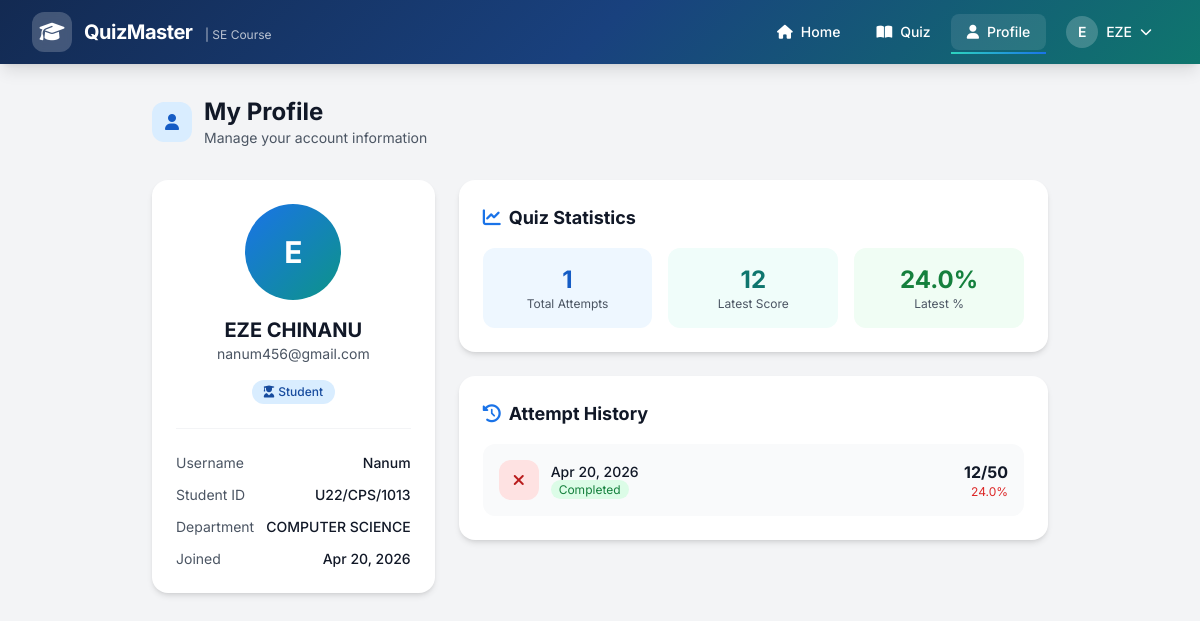
Screenshot of /accounts/profile/ (signed in) with the database file from the repository.
### accounts/models.py (models this page shows, shortened)
class UserProfile(models.Model):
    user = models.OneToOneField(User, on_delete=models.CASCADE, related_name='profile')
    student_id = models.CharField(max_length=20, blank=True, null=True, unique=True)
    department = models.CharField(max_length=100, blank=True, null=True)
    is_lecturer = models.BooleanField(default=False)
    created_at = models.DateTimeField(auto_now_add=True)
    updated_at = models.DateTimeField(auto_now=True)
    class Meta:
        ordering = ['user__last_name', 'user__first_name']

### quiz/models.py (models this page shows, shortened)
class QuizAttempt(models.Model):
    STATUS_CHOICES = [
        ('in_progress', 'In Progress'),
        ('completed', 'Completed'),
        ('timed_out', 'Timed Out'),
    ]
    user = models.ForeignKey(User, on_delete=models.CASCADE, related_name='quiz_attempts')
    course = models.ForeignKey(Course, on_delete=models.CASCADE, related_name='attempts')
    started_at = models.DateTimeField(auto_now_add=True)
    completed_at = models.DateTimeField(null=True, blank=True)
    score = models.PositiveIntegerField(null=True, blank=True)
    total_questions = models.PositiveIntegerField(default=50)
    status = models.CharField(max_length=20, choices=STATUS_CHOICES, default='in_progress')
    question_order = models.JSONField(default=list, help_text="Shuffled question IDs")
    option_mapping = models.JSONField(default=dict, help_text="Shuffled option mappings per question")
    time_remaining = models.PositiveIntegerField(null=True, blank=True, help_text="Time remaining in seconds")
    class Meta:
        ordering = ['-started_at']
        unique_together = ['user', 'course', 'status']
    def get_percentage(self):
        if self.score is None or self.total_questions == 0:
            return 0
        return round((self.score / self.total_questions) * 100, 2)
    def is_passed(self):
        try:
            settings = self.course.settings
            return self.score is not None and self.score >= settings.passing_score
        except QuizSettings.DoesNotExist:
            return self.score is not None and self.score >= 25

class QuizSettings(models.Model):
    course = models.OneToOneField(Course, on_delete=models.CASCADE, related_name='settings')
    title = models.CharField(max_length=200, default="Software Engineering Quiz")
    duration_minutes = models.PositiveIntegerField(default=60, help_text="Quiz duration in minutes")
    total_questions = models.PositiveIntegerField(default=50)
    passing_score = models.PositiveIntegerField(default=25, help_text="Minimum score to pass")
    results_release_time = models.DateTimeField(null=True, blank=True, help_text="When to release results")
    shuffle_questions = models.BooleanField(default=True, help_text="Randomize question order")
    shuffle_options = models.BooleanField(default=True, help_text="Randomize option order")
    allow_multiple_attempts = models.BooleanField(default=False)
    is_active = models.BooleanField(default=True)
    created_at = models.DateTimeField(auto_now_add=True)
    updated_at = models.DateTimeField(auto_now=True)
    class Meta:
        verbose_name_plural = 'Quiz Settings'

### accounts/views.py (the view)
# urls.py: path('profile/', views.profile_view, name='profile'),
@login_required
def profile_view(request):
    user = request.user
    attempts = user.quiz_attempts.all()
    context = {
        'user': user,
        'profile': user.profile,
        'attempts': attempts,
        'total_attempts': attempts.count(),
    }
    return render(request, 'accounts/profile.html', context)

### templates/accounts/profile.html (shortened to what this page needs)
{% extends 'base.html' %}
{% block content %}
<section class="py-8 px-4 bg-gray-100 min-h-screen">
    <div class="max-w-4xl mx-auto">
        <div class="mb-8 ">
            <div class="flex items-center space-x-3 mb-2">
                <div class="w-10 h-10 bg-primary-100 rounded-xl flex items-center justify-center">
                    <i class="fas fa-user text-primary-700"></i>
                </div>
                <div>
                    <h1 class="text-2xl font-bold text-gray-900">My Profile</h1>
                    <p class="text-gray-600 text-sm">Manage your account information</p>
                </div>
            </div>
        </div>
        <div class="grid lg:grid-cols-3 gap-6">
            <div class="lg:col-span-1">
                <div class="bg-white rounded-2xl shadow-md p-6 text-center ">
                    <div class="w-24 h-24 bg-gradient-to-br from-primary-600 to-accent-600 rounded-full flex items-center justify-center mx-auto mb-4">
                        <span class="text-3xl font-bold text-white">{{ user.first_name|first|default:user.username|first|upper }}</span>
                    </div>
                    <h2 class="text-xl font-bold text-gray-900">{{ user.get_full_name|default:user.username }}</h2>
                    <p class="text-gray-600 text-sm">{{ user.email }}</p>
                    <div class="mt-4 inline-flex items-center px-3 py-1 bg-primary-100 text-primary-800 rounded-full text-xs font-medium">
                        <i class="fas fa-user-graduate mr-1"></i>
                        {% if profile.is_lecturer %}Lecturer{% else %}Student{% endif %}
                    </div>
                    <div class="mt-6 pt-6 border-t border-gray-100 text-left space-y-3">
                        <div class="flex justify-between text-sm">
                            <span class="text-gray-600">Username</span>
                            <span class="font-medium text-gray-900">{{ user.username }}</span>
                        </div>
                        {% if profile.student_id %}
                            <div class="flex justify-between text-sm">
                                <span class="text-gray-600">Student ID</span>
                                <span class="font-medium text-gray-900">{{ profile.student_id }}</span>
                            </div>
                        {% endif %}
                        {% if profile.department %}
                            <div class="flex justify-between text-sm">
                                <span class="text-gray-600">Department</span>
                                <span class="font-medium text-gray-900">{{ profile.department }}</span>
                            </div>
                        {% endif %}
                        <div class="flex justify-between text-sm">
                            <span class="text-gray-600">Joined</span>
                            <span class="font-medium text-gray-900">{{ user.date_joined|date:"M d, Y" }}</span>
                        </div>
                    </div>
                </div>
            </div>
            <div class="lg:col-span-2">
                <div class="bg-white rounded-2xl shadow-md p-6 mb-6 ">
                    <h3 class="text-lg font-bold text-gray-900 mb-4"><i class="fas fa-chart-line mr-2 text-primary-600"></i>Quiz Statistics</h3>
                    <div class="grid grid-cols-3 gap-4">
                        <div class="bg-primary-50 rounded-xl p-4 text-center">
                            <p class="text-2xl font-bold text-primary-700">{{ total_attempts }}</p>
                            <p class="text-gray-600 text-xs">Total Attempts</p>
                        </div>
                        <div class="bg-accent-50 rounded-xl p-4 text-center">
                            <p class="text-2xl font-bold text-accent-700">
                                {% if attempts %}
                                    {{ attempts.first.score|default:"0" }}
                                {% else %}0{% endif %}
                            </p>
                            <p class="text-gray-600 text-xs">Latest Score</p>
                        </div>
                        <div class="bg-green-50 rounded-xl p-4 text-center">
                            <p class="text-2xl font-bold text-green-700">
                                {% if attempts %}
                                    {{ attempts.first.get_percentage }}%
                                {% else %}0%{% endif %}
                            </p>
                            <p class="text-gray-600 text-xs">Latest %</p>
                        </div>
                    </div>
                </div>
                <div class="bg-white rounded-2xl shadow-md p-6 ">
                    <h3 class="text-lg font-bold text-gray-900 mb-4"><i class="fas fa-history mr-2 text-primary-600"></i>Attempt History</h3>
                    {% if attempts %}
                        <div class="space-y-3">
                            {% for attempt in attempts %}
                                <div class="flex items-center justify-between p-4 bg-gray-50 rounded-xl">
                                    <div class="flex items-center space-x-3">
                                        <div class="w-10 h-10 {% if attempt.is_passed %}bg-green-100{% else %}bg-red-100{% endif %} rounded-xl flex items-center justify-center">
                                            <i class="fas {% if attempt.is_passed %}fa-check{% else %}fa-times{% endif %} {% if attempt.is_passed %}text-green-700{% else %}text-red-700{% endif %}"></i>
                                        </div>
                                        <div>
                                            <p class="font-medium text-gray-900 text-sm">{{ attempt.started_at|date:"M d, Y" }}</p>
                                            <p class="text-xs text-gray-600">
                                                <span class="px-2 py-0.5 rounded-full {% if attempt.status == 'completed' %}bg-green-100 text-green-700{% elif attempt.status == 'timed_out' %}bg-yellow-100 text-yellow-700{% else %}bg-blue-100 text-blue-700{% endif %} text-xs">
                                                    {{ attempt.status|title }}
                                                </span>
                                            </p>
                                        </div>
                                    </div>
                                    <div class="text-right">
                                        <p class="font-bold text-gray-900">{{ attempt.score|default:"--" }}/{{ attempt.total_questions }}</p>
                                        {% if attempt.score is not None %}
                                            <p class="text-xs {% if attempt.is_passed %}text-green-600{% else %}text-red-600{% endif %}">{{ attempt.get_percentage }}%</p>
                                        {% endif %}
                                    </div>
                                </div>
                            {% endfor %}
                        </div>
                    {% endif %}
                </div>
            </div>
        </div>
    </div>
</section>
{% endblock %}

### templates/base.html (shortened to what this page needs)
<!DOCTYPE html>
<html lang="en">
<head>
    <script src="https://cdn.tailwindcss.com"></script>
    <link rel="stylesheet" href="https://cdnjs.cloudflare.com/ajax/libs/font-awesome/6.5.1/css/all.min.css">
</head>
<body class="bg-gray-50 min-h-screen flex flex-col">
     <nav class="gradient-bg text-white shadow-lg sticky top-0 z-50">
        <div class="max-w-7xl mx-auto px-4 sm:px-6 lg:px-8">
            <div class="flex justify-between items-center h-16">
                <a href="{% url 'home' %}" class="flex items-center space-x-3 group">
                    <div class="w-10 h-10 bg-white/20 rounded-xl flex items-center justify-center backdrop-blur-sm group-hover:bg-white/30 transition-all duration-300">
                        <i class="fas fa-graduation-cap text-xl"></i>
                    </div>
                    <div>
                        <span class="text-xl font-bold tracking-tight">QuizMaster</span>
                        <span class="hidden sm:inline text-xs text-white/70 ml-2">| SE Course</span>
                    </div>
                </a>
                <div class="hidden md:flex items-center space-x-1">
                    <a href="{% url 'home' %}" class="nav-link px-4 py-2 rounded-lg text-sm font-medium hover:bg-white/10 transition-all {% if request.path == '/' %}active bg-white/10{% endif %}">
                        <i class="fas fa-home mr-2"></i>Home
                    </a>
                    {% if user.is_authenticated %}
                        {% if user.is_superuser %}
                            <a href="{% url 'admin_dashboard' %}" class="nav-link px-4 py-2 rounded-lg text-sm font-medium hover:bg-white/10 transition-all {% if 'admin' in request.path %}active bg-white/10{% endif %}">
                                <i class="fas fa-chart-line mr-2"></i>Dashboard
                            </a>
                            <a href="{% url 'manage_questions' %}" class="nav-link px-4 py-2 rounded-lg text-sm font-medium hover:bg-white/10 transition-all {% if 'question' in request.path %}active bg-white/10{% endif %}">
                                <i class="fas fa-list mr-2"></i>Questions
                            </a>
                            <a href="{% url 'view_results' %}" class="nav-link px-4 py-2 rounded-lg text-sm font-medium hover:bg-white/10 transition-all {% if 'results' in request.path %}active bg-white/10{% endif %}">
                                <i class="fas fa-chart-bar mr-2"></i>Results
                            </a>
                        {% else %}
                            <a href="{% url 'quiz_dashboard' %}" class="nav-link px-4 py-2 rounded-lg text-sm font-medium hover:bg-white/10 transition-all {% if 'quiz' in request.path %}active bg-white/10{% endif %}">
                                <i class="fas fa-book-open mr-2"></i>Quiz
                            </a>
                            <a href="{% url 'profile' %}" class="nav-link px-4 py-2 rounded-lg text-sm font-medium hover:bg-white/10 transition-all {% if 'profile' in request.path %}active bg-white/10{% endif %}">
                                <i class="fas fa-user mr-2"></i>Profile
                            </a>
                        {% endif %}
                        <div class="relative ml-4" id="userMenuContainer">
                            <button onclick="toggleUserMenu()" class="flex items-center space-x-2 px-4 py-2 rounded-lg hover:bg-white/10 transition-all">
                                <div class="w-8 h-8 bg-white/20 rounded-full flex items-center justify-center text-sm font-semibold">
                                    {{ user.first_name|first|default:user.username|first|upper }}
                                </div>
                                <span class="text-sm font-medium">{{ user.first_name|default:user.username }}</span>
                                <i class="fas fa-chevron-down text-xs"></i>
                            </button>
                        </div>
                    {% endif %}
                </div>
            </div>
        </div>
    </nav>
    <main class="flex-grow">
        {% block content %}{% endblock %}
    </main>
</body>
</html>

### templates/base.html (style rules this page uses)
body { font-family: 'Inter', system-ui, sans-serif; }
.gradient-bg { background: linear-gradient(135deg, #132a52 0%, #19417e 50%, #0f766e 100%); }
.nav-link { position: relative; }
.nav-link::after { content: ''; position: absolute; bottom: -4px; left: 0; width: 0; height: 2px; background: linear-gradient(90deg, #2dd4bf, #1a73e8); transition: width 0.3s ease; }
.nav-link:hover::after, .nav-link.active::after { width: 100%; }

### rows the page displays
UserProfile: student_id "U22/CPS/1013", department "COMPUTER SCIENCE"
QuizAttempt: first.score "12", first.get_percentage "24.0", started_at "Apr 20, 2026", status "Completed", score "12", total_questions "50", get_percentage "24.0"

### other values shown
{{ user.first_name|first|default:user.username|first|upper }} "E"
{{ user.first_name|default:user.username }} "EZE"
{{ user.get_full_name|default:user.username }} "EZE CHINANU"
{{ user.email }} "nanum456@gmail.com"
{{ user.username }} "Nanum"
{{ user.date_joined|date:"M d, Y" }} "Apr 20, 2026"
{{ total_attempts }} "1"
